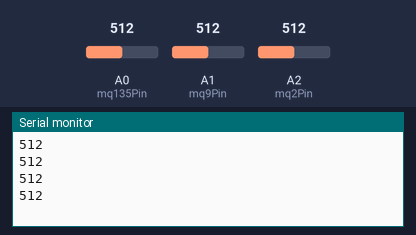
Simulated run of this sketch. Board: Arduino Uno, built with avr-gcc and run on an emulated ATmega328P. On the bench: the last lines printed to the serial monitor. The inputs (shaded band) are chosen by the test bench; at power-on: A0 (mq135Pin) = 512, A1 (mq9Pin) = 512, A2 (mq2Pin) = 512.

Above: at 3.8 s.
3.9 s: A0 (mq135Pin) set to 716
At 6.8 s:
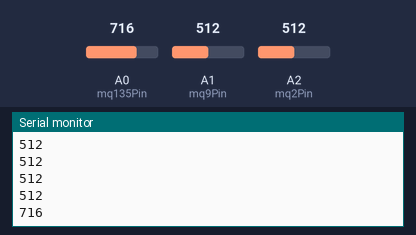
7.8 s: A1 (mq9Pin) set to 306
At 8.8 s:
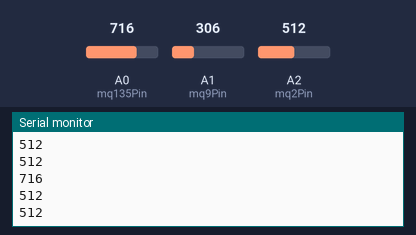
11.7 s: A2 (mq2Pin) set to 900
At 12.8 s:
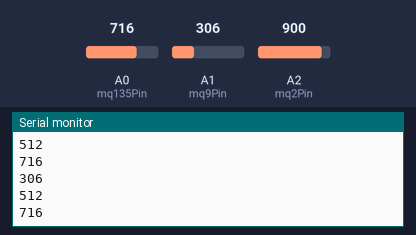
15.6 s: A2 (mq2Pin) set to 1023
At 16.4 s:
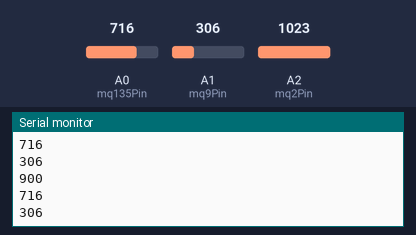
19.5 s: A1 (mq9Pin) set to 122
At 20.6 s:
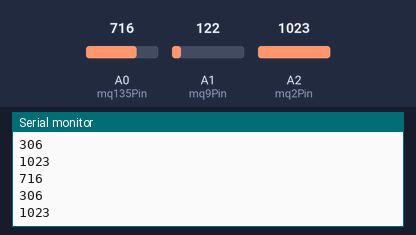
23.4 s: A0 (mq135Pin) set to 511
At 24.8 s:
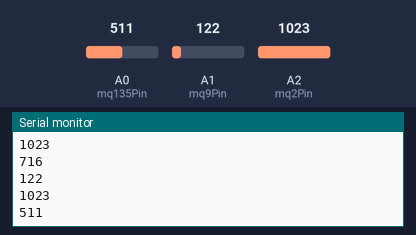
Timing chart, 0 to 26.4 s (numbered marks = the images above; inputs shaded):
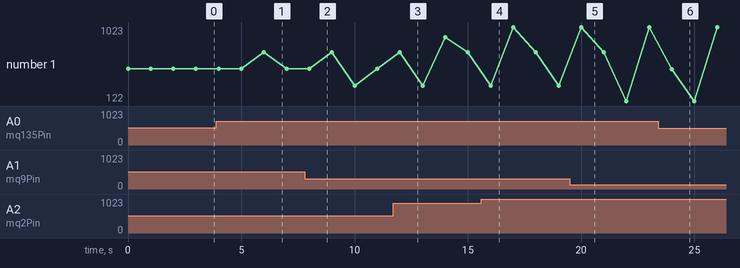

Measured:
- after the input at 3.9 s, the serial monitor: prints a new line after 2.1 s (image 1)
- after the input at 23.4 s, the serial monitor: prints a new line after 0.61 s (image 6)

The sketch:

mqgas.ino
```cpp
// select the input pin for the MQ-X (135,8,2) sensors
int mq135Pin = A0;
int mq9Pin = A1;
int mq2Pin = A2;

// variable to store the value coming from the sensor.
int val = 0;

void setup() {
  Serial.begin(9600);
}
void loop() {
  // read the value from the sensor
  val = analogRead(mq135Pin);
  Serial.println (val);
  delay(1000);

  // read the value from the sensor
  val = analogRead(mq9Pin);
  Serial.println (val);
  delay(1000);
   // read the value from the sensor
  val = analogRead(mq2Pin);
  Serial.println (val);
  delay(1000);


}
```
